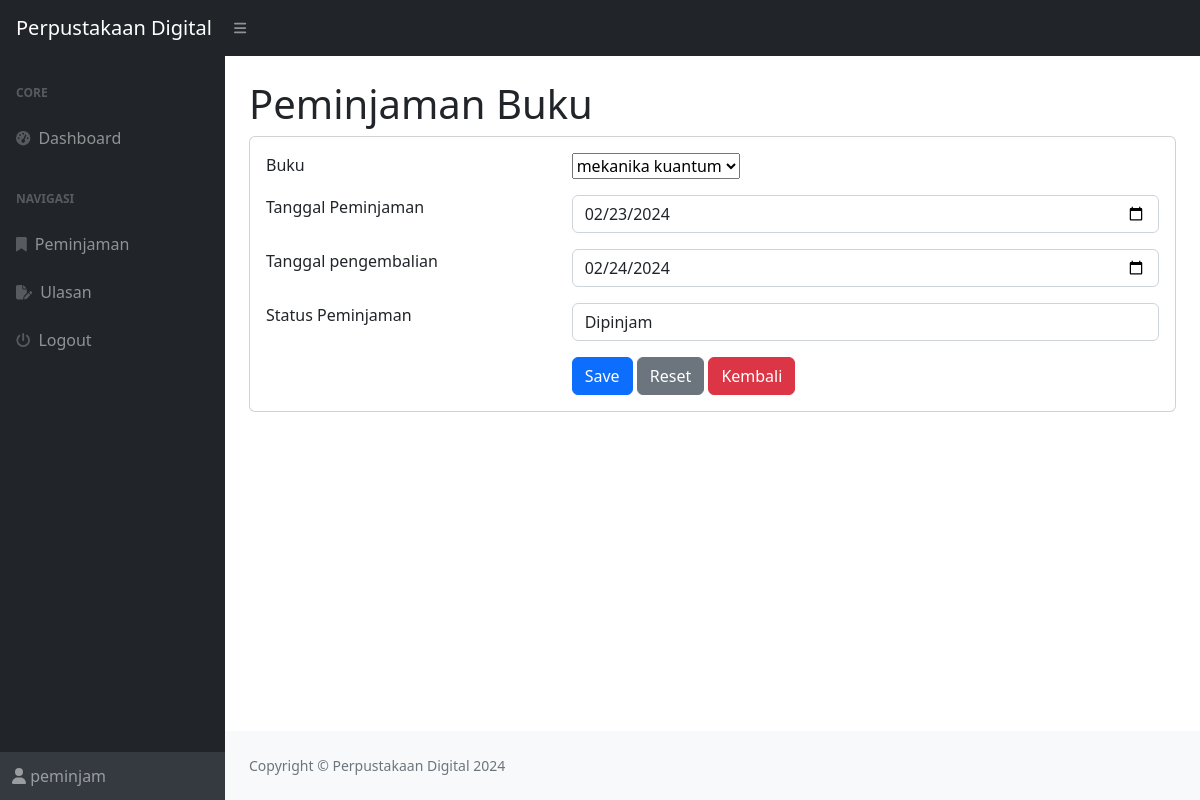
Screenshot of /index.php?page=peminjaman_ubah&&id=3 (signed in) with the database file from the repository.
### tables this page shows
CREATE TABLE `peminjaman` (
  `id_peminjaman` int(11) NOT NULL,
  `id_user` int(11) DEFAULT NULL,
  `id_buku` int(11) DEFAULT NULL,
  `tanggal_peminjaman` varchar(255) DEFAULT NULL,
  `tanggal_pengembalian` varchar(255) DEFAULT NULL,
  `status_peminjaman` enum('dipinjam','dikembalikan') DEFAULT NULL
);

CREATE TABLE `buku` (
  `id_buku` int(11) NOT NULL,
  `id_kategori` int(11) DEFAULT NULL,
  `judul` varchar(255) DEFAULT NULL,
  `penulis` varchar(255) DEFAULT NULL,
  `penerbit` varchar(255) DEFAULT NULL,
  `tahun_terbit` int(11) DEFAULT NULL,
  `deskripsi` text DEFAULT NULL
);

### peminjaman_ubah.php (the view, shortened to what this page needs)
<h1 class="mt-4">Peminjaman Buku</h1>
<div class="card">
    <div class="card-body">
        <div class="row">
            <div class="col-md-12">
                <form method="post">
                    <?php
                    $id = $_GET['id'];
                    $query = mysqli_query($koneksi, "SELECT*FROM peminjaman where id_peminjaman=$id");
                    $data = mysqli_fetch_array($query);
                    ?>
                    <div class="row mb-3">
                        <div class="col-md-4">Buku</div>
                        <div class="col-md-8">
                            <select name="id_buku" class="form_control">
                                <?php
                                $buk = mysqli_query($koneksi, "SELECT*FROM buku");
                                while ($buku = mysqli_fetch_array($buk)) {
                                ?>
                                    <option <?php if ($buku['id_buku'] == $data['id_buku']) echo ' selected'; ?> value="<?php echo $buku['id_buku']; ?>"><?php echo $buku['judul']; ?></option>
                                <?php
                                }
                                ?>
                            </select>
                        </div>
                    </div>
                    <div class="row mb-3">
                        <div class="col-md-4">Tanggal Peminjaman</div>
                        <div class="col-md-8">
                            <input type="date" class="form-control" value="<?php echo $data['tanggal_peminjaman'] ?>" name="tanggal_peminjaman">
                        </div>
                    </div>
                    <div class="row mb-3">
                        <div class="col-md-4">Tanggal pengembalian</div>
                        <div class="col-md-8">
                            <input type="date" class="form-control" value="<?php echo $data['tanggal_pengembalian'] ?>" name="tanggal_pengembalian">
                        </div>
                    </div>
                    <div class="row mb-3">
                        <div class="col-md-4">Status Peminjaman</div>
                        <div class="col-md-8">
                            <select name="status_peminjaman" class="form-control">
                                <option value="dipinjam" <?php if ($data['status_peminjaman'] == 'dipinjam') echo ' selected'; ?>>Dipinjam</option>
                            </select>
                        </div>
                    </div>
                    <div class="row">
                        <div class="col-md-4"></div>
                        <div class="col-md-8">
                            <button type="submit" class="btn btn-primary" name="submit" value="submit">Save</button>
                            <button type="reset" class="btn btn-secondary">Reset</button>
                            <a href="?page=peminjaman" class="btn btn-danger">Kembali</a>
                        </div>
                    </div>
                </form>
            </div>
        </div>
    </div>
</div>

### rows the page displays
peminjaman: id_buku "mekanika kuantum", tanggal_peminjaman "02/23/2024", tanggal_pengembalian "02/24/2024", status_peminjaman "Dipinjam"

### other values shown
$_SESSION['user']['nama'] "peminjam"
